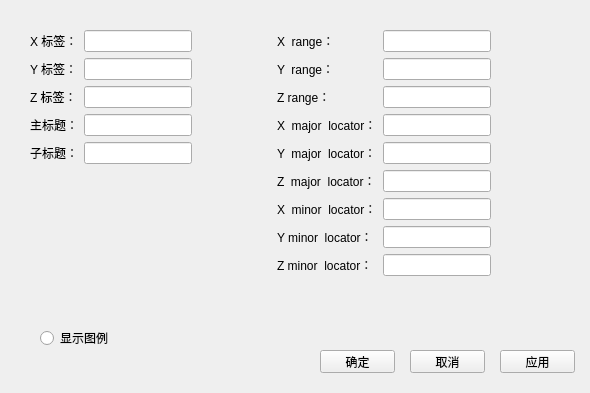
<?xml version="1.0" encoding="UTF-8"?>
<ui version="4.0">
 <class>Form</class>
 <widget class="QWidget" name="Form">
  <property name="geometry">
   <rect>
    <x>0</x>
    <y>0</y>
    <width>590</width>
    <height>393</height>
   </rect>
  </property>
  <property name="windowTitle">
   <string>Form</string>
  </property>
  <widget class="QPushButton" name="pushButton">
   <property name="geometry">
    <rect>
     <x>320</x>
     <y>350</y>
     <width>75</width>
     <height>23</height>
    </rect>
   </property>
   <property name="text">
    <string>确定</string>
   </property>
  </widget>
  <widget class="QPushButton" name="pushButton_2">
   <property name="geometry">
    <rect>
     <x>410</x>
     <y>350</y>
     <width>75</width>
     <height>23</height>
    </rect>
   </property>
   <property name="text">
    <string>取消</string>
   </property>
  </widget>
  <widget class="QPushButton" name="pushButton_3">
   <property name="geometry">
    <rect>
     <x>500</x>
     <y>350</y>
     <width>75</width>
     <height>23</height>
    </rect>
   </property>
   <property name="text">
    <string>应用</string>
   </property>
  </widget>
  <widget class="QRadioButton" name="radioButton">
   <property name="geometry">
    <rect>
     <x>40</x>
     <y>330</y>
     <width>89</width>
     <height>16</height>
    </rect>
   </property>
   <property name="text">
    <string>显示图例</string>
   </property>
  </widget>
  <widget class="QWidget" name="layoutWidget">
   <property name="geometry">
    <rect>
     <x>30</x>
     <y>30</y>
     <width>461</width>
     <height>286</height>
    </rect>
   </property>
   <layout class="QHBoxLayout" name="horizontalLayout">
    <item>
     <layout class="QFormLayout" name="formLayout">
      <item row="0" column="0">
       <widget class="QLabel" name="label_2">
        <property name="text">
         <string>X 标签：</string>
        </property>
       </widget>
      </item>
      <item row="0" column="1">
       <widget class="QLineEdit" name="lineEdit"/>
      </item>
      <item row="1" column="0">
       <widget class="QLabel" name="label_3">
        <property name="text">
         <string>Y 标签：</string>
        </property>
       </widget>
      </item>
      <item row="1" column="1">
       <widget class="QLineEdit" name="lineEdit_2"/>
      </item>
      <item row="2" column="0">
       <widget class="QLabel" name="label_4">
        <property name="text">
         <string>Z 标签：</string>
        </property>
       </widget>
      </item>
      <item row="2" column="1">
       <widget class="QLineEdit" name="lineEdit_3"/>
      </item>
      <item row="3" column="0">
       <widget class="QLabel" name="label_5">
        <property name="text">
         <string>主标题：</string>
        </property>
       </widget>
      </item>
      <item row="3" column="1">
       <widget class="QLineEdit" name="lineEdit_4"/>
      </item>
      <item row="4" column="0">
       <widget class="QLabel" name="label_12">
        <property name="text">
         <string>子标题：</string>
        </property>
       </widget>
      </item>
      <item row="4" column="1">
       <widget class="QLineEdit" name="lineEdit_5"/>
      </item>
     </layout>
    </item>
    <item>
     <spacer name="horizontalSpacer">
      <property name="orientation">
       <enum>Qt::Horizontal</enum>
      </property>
      <property name="sizeHint" stdset="0">
       <size>
        <width>40</width>
        <height>20</height>
       </size>
      </property>
     </spacer>
    </item>
    <item>
     <layout class="QFormLayout" name="formLayout_2">
      <item row="0" column="0">
       <widget class="QLabel" name="label_6">
        <property name="text">
         <string>X  range：</string>
        </property>
       </widget>
      </item>
      <item row="0" column="1">
       <widget class="QLineEdit" name="lineEdit_6"/>
      </item>
      <item row="1" column="0">
       <widget class="QLabel" name="label_7">
        <property name="text">
         <string>Y  range：</string>
        </property>
       </widget>
      </item>
      <item row="1" column="1">
       <widget class="QLineEdit" name="lineEdit_7"/>
      </item>
      <item row="2" column="0">
       <widget class="QLabel" name="label_11">
        <property name="text">
         <string>Z range：</string>
        </property>
       </widget>
      </item>
      <item row="2" column="1">
       <widget class="QLineEdit" name="lineEdit_8"/>
      </item>
      <item row="3" column="0">
       <widget class="QLabel" name="label_8">
        <property name="text">
         <string>X  major  locator：</string>
        </property>
       </widget>
      </item>
      <item row="3" column="1">
       <widget class="QLineEdit" name="lineEdit_9"/>
      </item>
      <item row="4" column="0">
       <widget class="QLabel" name="label_9">
        <property name="text">
         <string>Y  major  locator：</string>
        </property>
       </widget>
      </item>
      <item row="4" column="1">
       <widget class="QLineEdit" name="lineEdit_10"/>
      </item>
      <item row="5" column="0">
       <widget class="QLabel" name="label_10">
        <property name="text">
         <string>Z  major  locator：</string>
        </property>
       </widget>
      </item>
      <item row="5" column="1">
       <widget class="QLineEdit" name="lineEdit_11"/>
      </item>
      <item row="6" column="0">
       <widget class="QLabel" name="label_13">
        <property name="text">
         <string>X  minor  locator：</string>
        </property>
       </widget>
      </item>
      <item row="6" column="1">
       <widget class="QLineEdit" name="lineEdit_12"/>
      </item>
      <item row="7" column="0">
       <widget class="QLabel" name="label_14">
        <property name="text">
         <string>Y minor  locator：</string>
        </property>
       </widget>
      </item>
      <item row="7" column="1">
       <widget class="QLineEdit" name="lineEdit_13"/>
      </item>
      <item row="8" column="0">
       <widget class="QLabel" name="label_15">
        <property name="text">
         <string>Z minor  locator：</string>
        </property>
       </widget>
      </item>
      <item row="8" column="1">
       <widget class="QLineEdit" name="lineEdit_14"/>
      </item>
     </layout>
    </item>
   </layout>
  </widget>
 </widget>
 <resources/>
 <connections/>
</ui>
